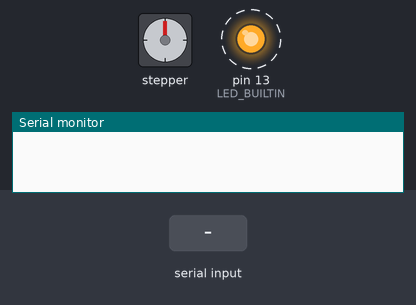
Bench run of a sketch on a simulated Arduino Uno, built with avr-gcc and run on an emulated ATmega328P. Parts: stepper motor, output pins drawn as LEDs (lit = HIGH), the last lines printed to the serial monitor. Dashed ring = blinking. Inputs (shaded band) come from the test bench. Stepper angles assume 200 steps per turn.

Above: at 0.9 s.
1.3 s: "90,45\n" received over Serial
At 1.78 s:
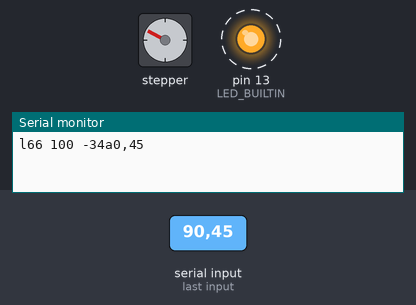
4.3 s: "5\n" received over Serial
At 4.38 s:
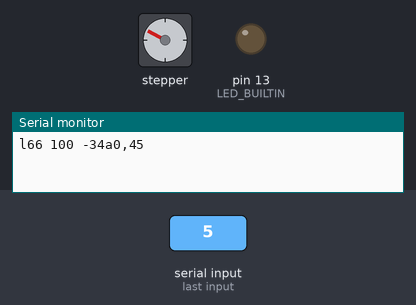
Timing chart, 0 to 13.3 s (numbered marks = the images above; inputs shaded):
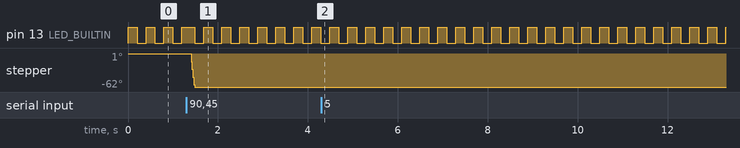

Measured:
- after the input at 1.3 s, stepper: turns 62° counter-clockwise, starting after 0.10 s
- by itself, pin 13 (LED_BUILTIN): alternates HIGH for 0.20 s and LOW for 0.20 s

The sketch:

BankMovement.ino
```cpp
#include <comm.h>
#include <Stepper.h>
const int stepsPerRevolution = 200;  // change this to fit the number of steps per revolution

int position = 100;
bool blinkstate = 0;
int inMessage;
// for your motor
// 21 on pinion, 24 gear
const int n_pinion = 8;
const int n_gear = 24;
const int steps_range = n_pinion * stepsPerRevolution / n_gear;

void stepper_movement(int);


// initialize the stepper library on pins 8 through 11:
Stepper myStepper(stepsPerRevolution, 4, 5, 6, 7);

void move_to(int pos){
  Serial.print('l');
  Serial.print(pos);
  Serial.print(' ');
  Serial.print(position);
  Serial.print(' ');
  Serial.print(pos-position);

  myStepper.step(pos-position);
  position = pos;

}

void setup() {
  // set the speed at 60 steps/sec:
  myStepper.setSpeed(120);
  // initialize the serial port:
  Serial.begin(9600);
  pinMode(LED_BUILTIN, OUTPUT);
}
#define ID "bank"

void loop() {
  // step one revolution  in one direction:
   if(Serial.available() > 0){
    Message m  = wait_for_message();

    // Respond to the handshakes
    if(!handle_handshake(m,ID)){
      if (m.label = 'a'){
        int pos = steps_range - int(map(atoi(m.content),0, 1023, 0, steps_range));
        move_to(pos);
      }

       // Respond to anything else
       send_message(m);
    }

  } else {
    blinkstate = !blinkstate;
    digitalWrite(LED_BUILTIN, blinkstate);
    delay(200);
  }
}
```
